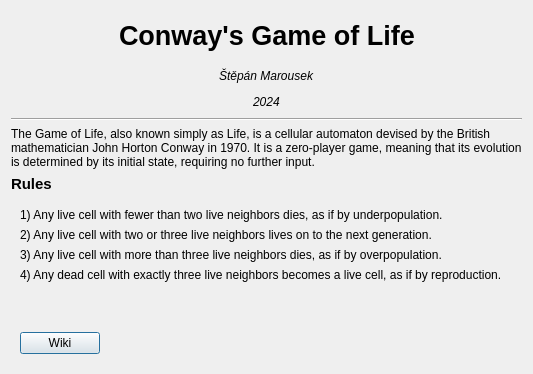
<?xml version="1.0" encoding="UTF-8"?>
<ui version="4.0">
 <class>Dialog</class>
 <widget class="QDialog" name="Dialog">
  <property name="geometry">
   <rect>
    <x>0</x>
    <y>0</y>
    <width>533</width>
    <height>374</height>
   </rect>
  </property>
  <property name="windowTitle">
   <string>Dialog</string>
  </property>
  <layout class="QVBoxLayout" name="verticalLayout">
   <item>
    <widget class="QWidget" name="widget" native="true">
     <layout class="QHBoxLayout" name="horizontalLayout">
      <item>
       <spacer name="horizontalSpacer">
        <property name="orientation">
         <enum>Qt::Horizontal</enum>
        </property>
        <property name="sizeHint" stdset="0">
         <size>
          <width>86</width>
          <height>20</height>
         </size>
        </property>
       </spacer>
      </item>
      <item>
       <widget class="QLabel" name="label">
        <property name="font">
         <font>
          <pointsize>20</pointsize>
          <weight>75</weight>
          <bold>true</bold>
         </font>
        </property>
        <property name="text">
         <string>Conway's Game of Life</string>
        </property>
       </widget>
      </item>
      <item>
       <spacer name="horizontalSpacer_2">
        <property name="orientation">
         <enum>Qt::Horizontal</enum>
        </property>
        <property name="sizeHint" stdset="0">
         <size>
          <width>86</width>
          <height>20</height>
         </size>
        </property>
       </spacer>
      </item>
     </layout>
    </widget>
   </item>
   <item>
    <widget class="QWidget" name="widget_2" native="true">
     <layout class="QHBoxLayout" name="horizontalLayout_2">
      <property name="leftMargin">
       <number>0</number>
      </property>
      <property name="topMargin">
       <number>0</number>
      </property>
      <property name="rightMargin">
       <number>0</number>
      </property>
      <property name="bottomMargin">
       <number>0</number>
      </property>
      <item>
       <spacer name="horizontalSpacer_3">
        <property name="orientation">
         <enum>Qt::Horizontal</enum>
        </property>
        <property name="sizeHint" stdset="0">
         <size>
          <width>206</width>
          <height>20</height>
         </size>
        </property>
       </spacer>
      </item>
      <item>
       <widget class="QLabel" name="label_2">
        <property name="font">
         <font>
          <italic>true</italic>
         </font>
        </property>
        <property name="text">
         <string>Štěpán Marousek</string>
        </property>
       </widget>
      </item>
      <item>
       <spacer name="horizontalSpacer_4">
        <property name="orientation">
         <enum>Qt::Horizontal</enum>
        </property>
        <property name="sizeHint" stdset="0">
         <size>
          <width>206</width>
          <height>20</height>
         </size>
        </property>
       </spacer>
      </item>
     </layout>
    </widget>
   </item>
   <item>
    <widget class="QWidget" name="widget_3" native="true">
     <layout class="QHBoxLayout" name="horizontalLayout_3">
      <property name="leftMargin">
       <number>0</number>
      </property>
      <property name="topMargin">
       <number>0</number>
      </property>
      <property name="rightMargin">
       <number>0</number>
      </property>
      <property name="bottomMargin">
       <number>0</number>
      </property>
      <item>
       <spacer name="horizontalSpacer_5">
        <property name="orientation">
         <enum>Qt::Horizontal</enum>
        </property>
        <property name="sizeHint" stdset="0">
         <size>
          <width>236</width>
          <height>20</height>
         </size>
        </property>
       </spacer>
      </item>
      <item>
       <widget class="QLabel" name="label_3">
        <property name="font">
         <font>
          <italic>true</italic>
         </font>
        </property>
        <property name="text">
         <string>2024</string>
        </property>
       </widget>
      </item>
      <item>
       <spacer name="horizontalSpacer_6">
        <property name="orientation">
         <enum>Qt::Horizontal</enum>
        </property>
        <property name="sizeHint" stdset="0">
         <size>
          <width>236</width>
          <height>20</height>
         </size>
        </property>
       </spacer>
      </item>
     </layout>
    </widget>
   </item>
   <item>
    <widget class="Line" name="line">
     <property name="orientation">
      <enum>Qt::Horizontal</enum>
     </property>
    </widget>
   </item>
   <item>
    <widget class="QLabel" name="label_4">
     <property name="font">
      <font>
       <italic>false</italic>
      </font>
     </property>
     <property name="text">
      <string>The Game of Life, also known simply as Life, is a cellular automaton devised by the British mathematician John Horton Conway in 1970. It is a zero-player game, meaning that its evolution is determined by its initial state, requiring no further input.</string>
     </property>
     <property name="wordWrap">
      <bool>true</bool>
     </property>
    </widget>
   </item>
   <item>
    <widget class="QLabel" name="label_5">
     <property name="font">
      <font>
       <pointsize>11</pointsize>
       <weight>75</weight>
       <bold>true</bold>
      </font>
     </property>
     <property name="text">
      <string>Rules</string>
     </property>
    </widget>
   </item>
   <item>
    <widget class="QWidget" name="widget_4" native="true">
     <layout class="QVBoxLayout" name="verticalLayout_2">
      <item>
       <widget class="QLabel" name="label_6">
        <property name="text">
         <string>1) Any live cell with fewer than two live neighbors dies, as if by underpopulation.</string>
        </property>
       </widget>
      </item>
      <item>
       <widget class="QLabel" name="label_7">
        <property name="text">
         <string>2) Any live cell with two or three live neighbors lives on to the next generation.</string>
        </property>
       </widget>
      </item>
      <item>
       <widget class="QLabel" name="label_8">
        <property name="text">
         <string>3) Any live cell with more than three live neighbors dies, as if by overpopulation.</string>
        </property>
       </widget>
      </item>
      <item>
       <widget class="QLabel" name="label_9">
        <property name="text">
         <string>4) Any dead cell with exactly three live neighbors becomes a live cell, as if by reproduction.</string>
        </property>
       </widget>
      </item>
     </layout>
    </widget>
   </item>
   <item>
    <spacer name="verticalSpacer">
     <property name="orientation">
      <enum>Qt::Vertical</enum>
     </property>
     <property name="sizeHint" stdset="0">
      <size>
       <width>20</width>
       <height>40</height>
      </size>
     </property>
    </spacer>
   </item>
   <item>
    <widget class="QWidget" name="widget_5" native="true">
     <layout class="QHBoxLayout" name="horizontalLayout_4">
      <item>
       <widget class="QPushButton" name="pushButton_wiki">
        <property name="text">
         <string>Wiki</string>
        </property>
       </widget>
      </item>
      <item>
       <spacer name="horizontalSpacer_7">
        <property name="orientation">
         <enum>Qt::Horizontal</enum>
        </property>
        <property name="sizeHint" stdset="0">
         <size>
          <width>413</width>
          <height>20</height>
         </size>
        </property>
       </spacer>
      </item>
     </layout>
    </widget>
   </item>
  </layout>
 </widget>
 <resources/>
 <connections/>
</ui>
